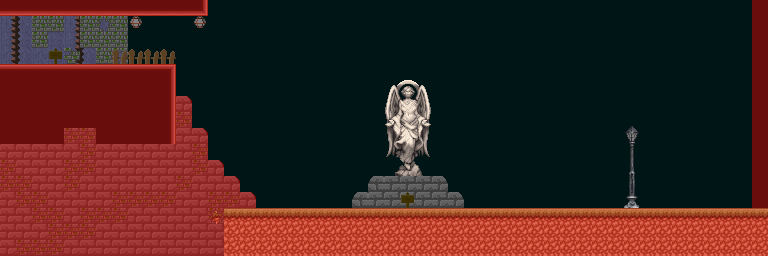

Below is a game level as drawn by its tile map, then a one-line description and the .tmx that defines it (tile-layer data replaced by summaries):
An orthogonal 48x16 tile map with 16x16 px tiles, 8 tile layers (Background, Down Decorations, Decorations, Up Decorations, ...), 2 tilesets and 13 objects (7x Decorations, 4x Gameplay, Teleporters, Player).

<map version="1.0" orientation="orthogonal" renderorder="right-down" width="48" height="16" tilewidth="16" tileheight="16" nextobjectid="14">
 <properties>
  <property name="music" value="outside" />
  <property name="music_loop" value="0" />
 </properties>
 <tileset firstgid="1" name="collisions" tilewidth="16" tileheight="16">
  <image source="tiles/collisions.png" width="128" height="128" />
 </tileset>
 <tileset firstgid="65" name="mansion" tilewidth="16" tileheight="16">
  <image source="tiles/mansion.png" width="512" height="448" />
 </tileset>
 <layer name="Background" width="48" height="16">
  <data>[768 cells, 768 non-empty, 13 distinct tile ids]</data>
 </layer>
 <layer name="Down Decorations" width="48" height="16">
  <data>[768 cells, 0 non-empty, 0 distinct tile ids]</data>
 </layer>
 <layer name="Decorations" width="48" height="16">
  <data>[768 cells, 58 non-empty, 39 distinct tile ids]</data>
 </layer>
 <layer name="Up Decorations" width="48" height="16">
  <data>[768 cells, 1 non-empty, 1 distinct tile ids]</data>
 </layer>
 <layer name="Ground" width="48" height="16">
  <data>[768 cells, 278 non-empty, 11 distinct tile ids]</data>
 </layer>
 <layer name="Superior" width="48" height="16">
  <data>[768 cells, 33 non-empty, 2 distinct tile ids]</data>
 </layer>
 <layer name="High" width="48" height="16">
  <data>[768 cells, 0 non-empty, 0 distinct tile ids]</data>
 </layer>
 <layer name="Collisions" width="48" height="16" opacity="0.41">
  <data>[768 cells, 287 non-empty, 2 distinct tile ids]</data>
 </layer>
 <objectgroup name="Objects">
  <object id="1" name="ClassicTeleporter" type="Teleporters" x="0" y="16" width="16" height="48">
   <properties>
    <property name="direction" value="left" />
    <property name="to_id" value="27" />
    <property name="to_map" value="mansion-entrance" />
   </properties>
  </object>
  <object id="2" name="SmallLight" type="Decorations" x="192" y="16" width="16" height="16">
   <properties>
    <property name="flare" value="1" />
   </properties>
  </object>
  <object id="3" name="SmallLight" type="Decorations" x="128" y="16" width="16" height="16">
   <properties>
    <property name="flare" value="1" />
   </properties>
  </object>
  <object id="4" name="Text" type="Gameplay" x="48" y="48" width="16" height="16">
   <properties>
    <property name="text" value="landslide" />
   </properties>
  </object>
  <object id="5" name="TorchLight" type="Decorations" x="368" y="144" width="16" height="64" />
  <object id="6" name="TorchLight" type="Decorations" x="432" y="144" width="16" height="64" />
  <object id="7" name="SmallLight" type="Decorations" x="368" y="160" width="16" height="16" />
  <object id="8" name="SmallLight" type="Decorations" x="432" y="160" width="16" height="16" />
  <object id="9" name="Text" type="Gameplay" x="400" y="192" width="16" height="16">
   <properties>
    <property name="text" value="spartan" />
   </properties>
  </object>
  <object id="10" name="Chest" type="Gameplay" gid="429" x="448" y="208">
   <properties>
    <property name="contains" value="key" />
    <property name="name" value="mansion-entrance-balcony-mansion-ancienthero-chest" />
    <property name="value" value="mansion-ancienthero-key" />
   </properties>
  </object>
  <object id="11" name="ConeLight" type="Decorations" x="624" y="128" width="16" height="16">
   <properties>
    <property name="flare" value="1" />
   </properties>
  </object>
  <object id="12" name="Chest" type="Gameplay" gid="429" x="640" y="208">
   <properties>
    <property name="contains" value="coins" />
    <property name="count" value="42" />
    <property name="name" value="mansion-entrance-balcony-coin-treasure" />
   </properties>
  </object>
  <object id="13" name="Player" type="Player" x="32" y="32" width="16" height="32">
   <properties>
    <property name="direction" value="0" />
   </properties>
  </object>
 </objectgroup>
</map>
